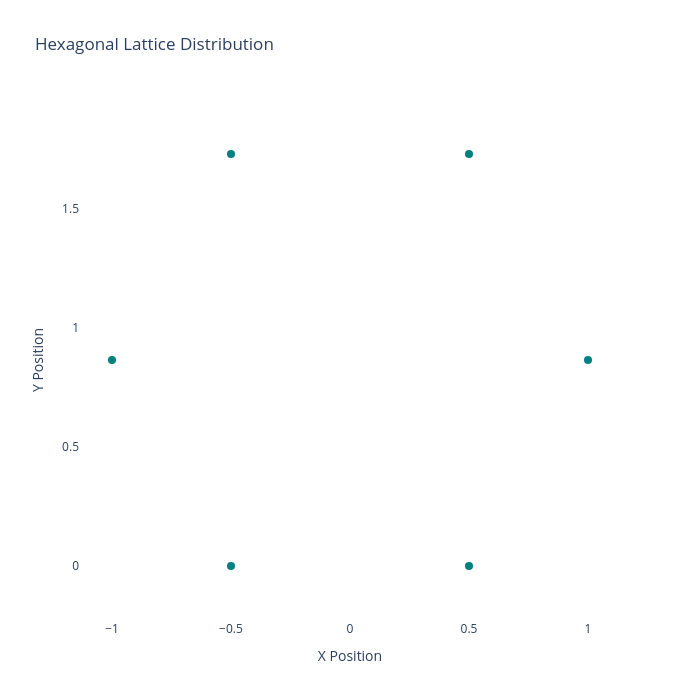

Notebook code cell kept with this figure:
### Code cell
plot_grid(nodes_pos).show()

### Figure 1 — Plotly figure (JSON) as saved in the notebook; plotly's stock layout.template omitted (floating-point values rounded to 4 significant figures)
{"data": [{"marker": {"color": "teal", "size": 8}, "mode": "markers", "type": "scatter", "x": [-0.5, 0.5, 1.0, 0.5, -0.5, -1.0], "y": [0.0, 0.0, 0.866, 1.732, 1.732, 0.866]}], "layout": {"height": 700, "plot_bgcolor": "white", "title": {"text": "Hexagonal Lattice Distribution"}, "width": 700, "xaxis": {"scaleanchor": "y", "scaleratio": 1, "title": {"text": "X Position"}}, "yaxis": {"title": {"text": "Y Position"}}}}
